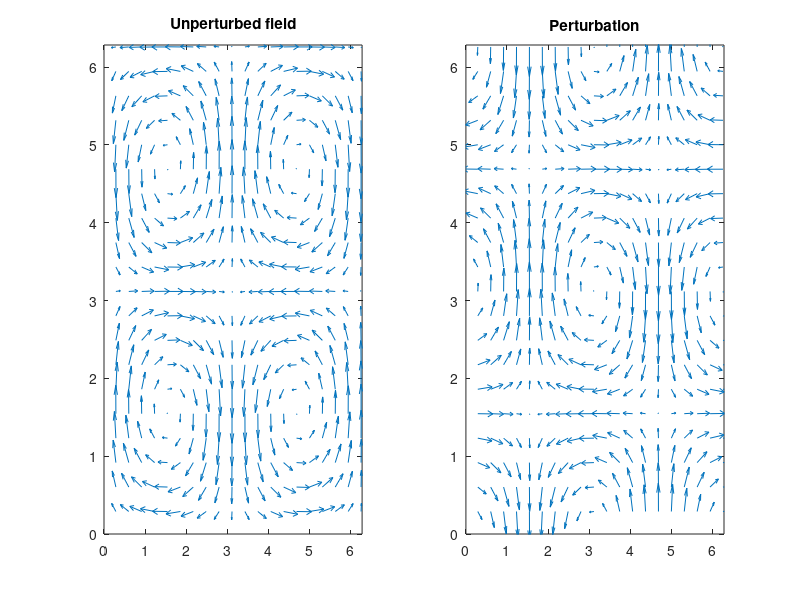

Write the MATLAB code that produced this figure. (Note: this script raises an error after producing the figure.)
eps = 0.0;
if eps > 1e-10
    name = 'meh2d_perturbed';
else
    name = 'meh2d_unperturbed';
end

u = @(x,y)[ -sin(x).*cos(y); cos(x) .* sin(y) ];
up = @(x,y)[ cos(x).*sin(y); -sin(x).*cos(y) ];

J = @(x,y)[ -cos(x).*cos(y), sin(x).*sin(y);...
     -sin(x).*sin(y), cos(x).*cos(y) ];

Jp = @(x,y)[-sin(x).*sin(y), cos(x).*cos(y);...
     -cos(x).*cos(y), sin(x).*sin(y)];

f = @(t,x)u(x(1), x(2)) + eps*cos(2*pi*t)*up(x(1), x(2));
Jf = @(t,x)J(x(1), x(2)) + eps*cos(2*pi*t)*Jp(x(1),x(2));

N = 20;
grid1d = 2*pi*linspace(1/N,1,N)-1/(2*N);

[X1, X2] = meshgrid(grid1d, grid1d);

figure('Name','Fields')
subplot(1,2,1);
F = u(X1, X2);
quiver(X1, X2, F(1:N,:), F(N+1:end,:));
title('Unperturbed field');
axis([0,2*pi,0,2*pi]);

subplot(1,2,2);
G = up(X1, X2);
quiver(X1, X2, G(1:N,:), G(N+1:end,:));
title('Perturbation')
axis([0,2*pi,0,2*pi]);

ics = [X1(:), X2(:)];
Nic = size(ics,1);

%T = pi*10;
T = 10;
dt = 1e-2;
t = 0:dt:T;
tc = num2cell(t);

steps = 20;

Dets = zeros([size(X1), steps]);
Traces = zeros([size(X1), steps]);
for kr = 1:N
    for kc = 1:N
        ic = [ X1(1,kc), X2(kr,1)] ;
        
        % simulate
        S = ode23t(f, [0, T], ic.');
        
        % uniform resampling
        y = num2cell( deval(t, S), 1);
        
        % jacobians
        Ji = cellfun(Jf, tc, y , 'UniformOutput', false);
        
        %    [mJ, ti] = mcjacobian_mex(dt, cat(3,Ji{:}), 1000, 2);
        [mJ, ti] = mcjacobian_mex(dt, cat(3,Ji{:}), fix(length(t)/steps), 2);
        
        ts = t(ti+1);
        cP = squeeze(charpoly_sequence( mJ ));
        for step = 1:steps
            Dets(kr, kc, step) = cP(step,end);
            Traces(kr, kc, step) = -cP(step, end-1);
        end
    end
    fprintf(1,'Row %03d/%03d completed\n', kr,N);
end
disp('All done');
tind = length(t):-fix(length(t)/steps):0;
Times = t(tind(end-1:-1:1));
Times = Times( end-steps+1:end );

mh = zeros(size(Dets));
comprs = zeros(size(Dets));

for step = 1:steps
    [mhclasses, compr] = meh2d( Times(step), 0, ...
        Dets(:,:,step), ...
        Traces(:,:,step) );
    mh(:,:,step) = mhclasses;
    comprs(:,:,step) = compr;
end

save(name,'Dets','Traces','Times','steps','N','mh','comprs','X1','X2','eps')
